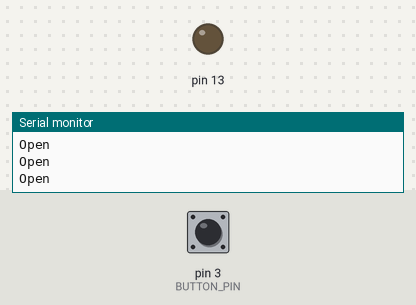
Simulated run of this sketch. Board: Arduino Uno, built with avr-gcc and run on an emulated ATmega328P. On the bench: output pins drawn as LEDs (lit = HIGH), the last lines printed to the serial monitor. Inputs (shaded band) come from the test bench; at power-on: pin 3 (BUTTON_PIN) HIGH.

Above: at 1.8 s.
1.9 s: pin 3 (BUTTON_PIN) pulled LOW for 0.6 s
At 2.4 s:
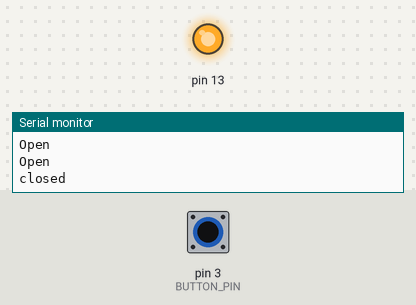
4.0 s: pin 3 (BUTTON_PIN) pulled LOW for 3.2 s
At 8.1 s:
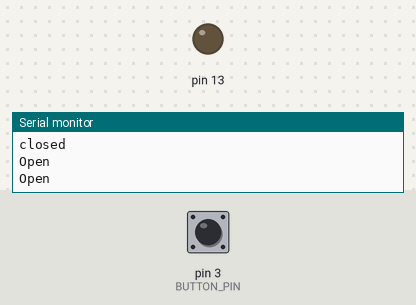
Timing chart, 0 to 9.6 s (numbered marks = the images above; inputs shaded):
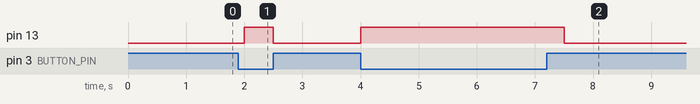

Measured:
- after the input at 1.9 s, pin 13: LOW → HIGH after 0.10 s, → LOW 0.50 s later
- after the input at 4.0 s, pin 13: LOW → HIGH at once, → LOW 3.5 s later

The sketch:

Push_or_Reed_button.ino
```cpp
#define BUTTON_PIN 3
void setup() {

  pinMode(BUTTON_PIN, INPUT);
  digitalWrite (BUTTON_PIN, LOW);

  pinMode(13, OUTPUT);
  digitalWrite (13, LOW);


  Serial.begin(115200);
  Serial.println(F("RF24/examples/GettingStarted"));
}
bool  val ;
void loop() {
  if (digitalRead(BUTTON_PIN) == 0)
  {
    Serial.println("closed");
    digitalWrite (13, HIGH);
  }
  else
  {
    Serial.println("Open");
    digitalWrite (13, LOW);
  }
  delay(500);
}
```
